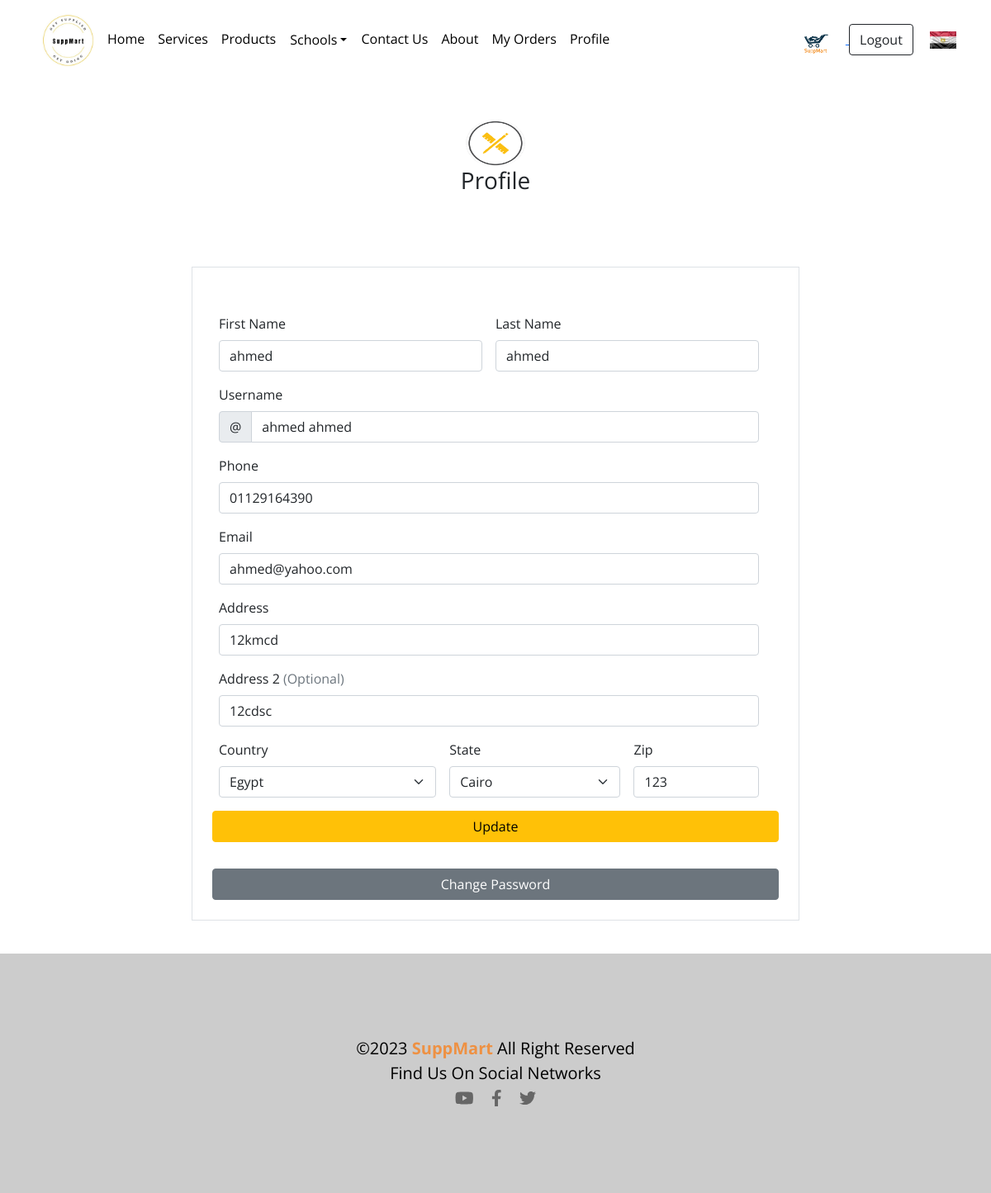
Screenshot of /profile.php (signed in) with the database file from the repository.
### tables this page shows
CREATE TABLE `users` (
  `id` int(11) NOT NULL,
  `first_name` varchar(50) NOT NULL,
  `last_name` varchar(50) NOT NULL,
  `username` varchar(50) NOT NULL,
  `password` varchar(250) NOT NULL,
  `phone` varchar(20) NOT NULL,
  `email` varchar(100) DEFAULT NULL,
  `address` varchar(100) NOT NULL,
  `address2` varchar(100) DEFAULT NULL,
  `country` varchar(50) NOT NULL,
  `state` varchar(50) NOT NULL,
  `zip` varchar(20) NOT NULL,
  `is_status` int(1) NOT NULL DEFAULT 1,
  `created_at` timestamp NOT NULL DEFAULT current_timestamp()
);

### profile.php (the view, shortened to what this page needs)
<?php
include('nav.php');
include('database/db.php');
$customerId = $_SESSION['user_id'];
$sql = "SELECT * from users
        WHERE id = $customerId";
$result = mysqli_query($conn, $sql);
$row = mysqli_fetch_assoc($result);
?>
<div class="container">
<main>
    <div class="py-5 text-center">
    <div class="col-md-12 col-lg-12">
        <img class="" src="images/logo.png" alt="" width="72" height="57" style="border-radius: 50%;">
    <h1 class="h3  fw-normal">Profile</h1>
    </div>
    </div>
    <div class="container pt-5">
    <div class="row">
        <div class="col-8 mx-auto">
    <form class="row g-3 border p-4" action="handlers/updateprofile.php" method="POST" >
            <div class="row g-3">
            <div class="col-sm-6">
                <label for="firstName" class="form-label">First name</label>
                <input type="text" class="form-control" name="firstName" placeholder="" value="<?php echo $row['first_name'] ?>" required>
            </div>
            <div class="col-sm-6">
                <label for="lastName" class="form-label">Last name</label>
                <input type="text" class="form-control" name="lastName" placeholder="" value="<?php echo $row['last_name'] ?>" required>
            </div>
            <div class="col-12">
                <label for="username" class="form-label">Username</label>
                <div class="input-group has-validation">
                <span class="input-group-text">@</span>
                <input type="text" class="form-control" name="username" value="<?php echo $row['username'] ?>" placeholder="Username" required>
                </div>
            </div>
            <div class="col-12">
                <label for="phone" class="form-label">Phone</label>
                <div class="input-group has-validation">
                <input type="text" class="form-control" name="phone" placeholder="Phone" value="<?php echo $row['phone'] ?>" required>
                </div>
            </div>
            <div class="col-12">
                <label for="email" class="form-label">Email </label>
                <input type="email" class="form-control" name="email"  value="<?php echo $row['email'] ?>" placeholder="you@example.com">
            </div>
            <div class="col-12">
                <label for="address" class="form-label">Address</label>
                <input type="text" class="form-control" name="address" value="<?php echo $row['address'] ?>"  placeholder="1234 Main St" required>
            </div>
            <div class="col-12">
                <label for="address2" class="form-label">Address 2 <span class="text-muted">(Optional)</span></label>
                <input type="text" class="form-control" name="address2" value="<?php echo $row['address2'] ?>"  placeholder="Apartment or suite">
            </div>
            <div class="col-md-5">
                <label for="country" class="form-label">Country</label>
                <select class="form-select" name="country" required>
                <option value="Egypt" selected>Egypt</option>
                </select>
            </div>
            <div class="col-md-4">
    <label for="state" class="form-label">State</label>
    <select class="form-select" name="state" required>
        <option value="Cairo" <?php $selectedState = $row['state']; echo $selectedState == 'Cairo' ? 'selected' : ''; ?>>Cairo</option>
    </select>
</div>
            <div class="col-md-3">
                <label for="zip" class="form-label">Zip</label>
                <input type="text" class="form-control" name="zip" value="<?php echo $row['zip'] ?>" placeholder="" required>
            </div>
            </div>
            <button class="my-3 w-30 btn btn-warning" type="submit" name="submit" id="submit"> Update</button>
            <button type="button" class="btn btn-secondary" data-bs-toggle="modal" data-bs-target="#password">
            Change Password</button>
        </form>
    </div>
    </div>
    </div>
    </div>
   <div class="footer">
    <div class="container">
    &copy;2023 <span> SuppMart </span> All Right Reserved
    <div class="social">
        Find Us On Social Networks <br>
        <a href="https://www.youtube.com/"  class="p-2" ><i class="fa-brands fa-youtube text-black-50"></i></a>
        <a href="https://www.facebook.com/"  class="p-2"><i class="fa-brands fa-facebook-f text-black-50"></i></a>
        <a href="https://www.twitter.com/" class="p-2"><i class="fa-brands fa-twitter text-black-50"></i></a>
    </div>
      </div>
   </div>
</body>
</html>

### css/supp.css (style rules this page uses)
:root { --mainColor:#ffc107; --section-padding: 100px; }
body { font-family: 'Open Sans', sans-serif; text-transform:capitalize; }
.footer { margin-top: 40px; padding-top: 100px; padding-bottom: 100px; text-align: center; font-size: 20px; font-weight: 400; background-color: #ccc; color: black; }
.footer span { font-weight: bold; color: #ee9143; }

### rows the page displays
users: firstName "ahmed", lastName "ahmed", username "ahmed ahmed", phone "01129164390", email "ahmed@yahoo.com", address "12kmcd", address2 "12cdsc", state "Cairo", zip "123"
